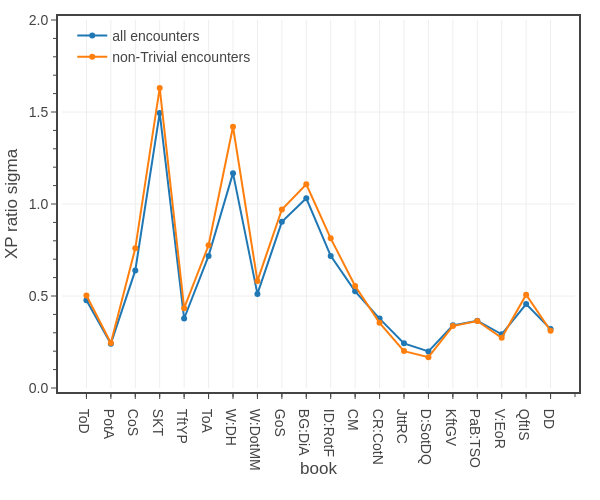

Notebook code cell kept with this figure:
### Code cell
# Fig. 6: Plots the distribution of average encounter XP ratios for each book using the 2014 rules
import plotly.graph_objects as go

rules = '2014'

fig = go.Figure()

books = [v['acronym'] for k, v in book_dict.items()]

encounter_std = []
for book in books:
    df1 = df[df['book_acronym'].eq(book) & df[f'{rules} difficulty'].isin(['Trivial','Easy','Medium','Hard','Deadly','Very Deadly','Low','Moderate','High','Very High'])]
    xr_mean = df1[f'{rules} XP_ratio'].mean()
    xr_std = df1[f'{rules} XP_ratio'].std()
    xr_cv = xr_std/xr_mean
    encounter_std.append(xr_std)

fig.add_trace(go.Scatter(
    x=books, 
    y=encounter_std,
    mode='markers+lines',
    #showlegend=False,
    name='all encounters',
    hovertemplate='<b>all encounters</b><br>%{x}<br>XP ratio sigma %{y:.2f}<extra></extra>',
))

encounter_std = []
for book in books:
    df1 = df[df['book_acronym'].eq(book) & df[f'{rules} difficulty'].isin(['Easy','Medium','Hard','Deadly','Very Deadly','Low','Moderate','High','Very High'])]
    xr_mean = df1[f'{rules} XP_ratio'].mean()
    xr_std = df1[f'{rules} XP_ratio'].std()
    xr_cv = xr_std/xr_mean
    encounter_std.append(xr_std)

fig.add_trace(go.Scatter(
    x=books, 
    y=encounter_std,
    mode='markers+lines',
    #showlegend=False,
    name='non-Trivial encounters',
    hovertemplate='<b>non-Trivial encounters</b><br>%{x}<br>XP ratio sigma %{y:.2f}<extra></extra>',
))

# set layout
fig.update_layout(
    template=tfb.FIG_TEMPLATE,
    #barmode='stack',
    xaxis=dict(title_text='book',range=[-1,len(books)], automargin=True, tickmode='array', tickvals=list(range(len(books))), ticktext=list(books)),
    yaxis=dict(title_text='XP ratio sigma', range=[0,2.0], automargin=True, tickformat='.1f', dtick=0.5, minor_dtick=0.1),
    legend=dict(xanchor='left', x=0.02, yanchor='top', y=1.00, bgcolor='rgba(0,0,0,0)'),
    width=600, 
    height=500,
)

fig.show(config=tfb.FIG_CONFIG)

# save figures
if SAVEFIGS:
    fig.update_layout(autosize=True, width=None, height=None)
    tfb.save_fig_html(fig, format='large', name=f'./fig-encounter-std-xp-ratio-by-book-large', style='aspect-ratio: 600/500;')
    tfb.save_fig_html(fig, format='small', name=f'./fig-encounter-std-xp-ratio-by-book-small', style='aspect-ratio: 600/500;')

### Figure 1 — Plotly figure (JSON) as saved in the notebook; plotly's stock layout.template omitted (floating-point values rounded to 4 significant figures)
{"data": [{"hovertemplate": "<b>all encounters</b><br>%{x}<br>XP ratio sigma %{y:.2f}<extra></extra>", "mode": "markers+lines", "name": "all encounters", "type": "scatter", "x": ["ToD", "PotA", "CoS", "SKT", "TftYP", "ToA", "W:DH", "W:DotMM", "GoS", "BG:DiA", "ID:RotF", "CM", "CR:CotN", "JttRC", "D:SotDQ", "KftGV", "PaB:TSO", "V:EoR", "QftIS", "DD"], "y": [0.4771, 0.2408, 0.6392, 1.495, 0.3777, 0.7179, 1.168, 0.5114, 0.9031, 1.031, 0.718, 0.5254, 0.377, 0.2425, 0.1986, 0.3407, 0.3659, 0.2919, 0.4564, 0.3202]}, {"hovertemplate": "<b>non-Trivial encounters</b><br>%{x}<br>XP ratio sigma %{y:.2f}<extra></extra>", "mode": "markers+lines", "name": "non-Trivial encounters", "type": "scatter", "x": ["ToD", "PotA", "CoS", "SKT", "TftYP", "ToA", "W:DH", "W:DotMM", "GoS", "BG:DiA", "ID:RotF", "CM", "CR:CotN", "JttRC", "D:SotDQ", "KftGV", "PaB:TSO", "V:EoR", "QftIS", "DD"], "y": [0.5023, 0.2449, 0.759, 1.631, 0.4336, 0.7756, 1.42, 0.5819, 0.9704, 1.107, 0.8134, 0.5544, 0.3544, 0.2005, 0.1672, 0.3364, 0.3641, 0.2733, 0.507, 0.311]}], "layout": {"height": 500, "legend": {"bgcolor": "rgba(0,0,0,0)", "x": 0.02, "xanchor": "left", "y": 1, "yanchor": "top"}, "width": 600, "xaxis": {"automargin": true, "range": [-1, 20], "tickmode": "array", "ticktext": ["ToD", "PotA", "CoS", "SKT", "TftYP", "ToA", "W:DH", "W:DotMM", "GoS", "BG:DiA", "ID:RotF", "CM", "CR:CotN", "JttRC", "D:SotDQ", "KftGV", "PaB:TSO", "V:EoR", "QftIS", "DD"], "tickvals": [0, 1, 2, 3, 4, 5, 6, 7, 8, 9, 10, 11, 12, 13, 14, 15, 16, 17, 18, 19], "title": {"text": "book"}}, "yaxis": {"automargin": true, "dtick": 0.5, "minor": {"dtick": 0.1}, "range": [0, 2], "tickformat": ".1f", "title": {"text": "XP ratio sigma"}}}}
